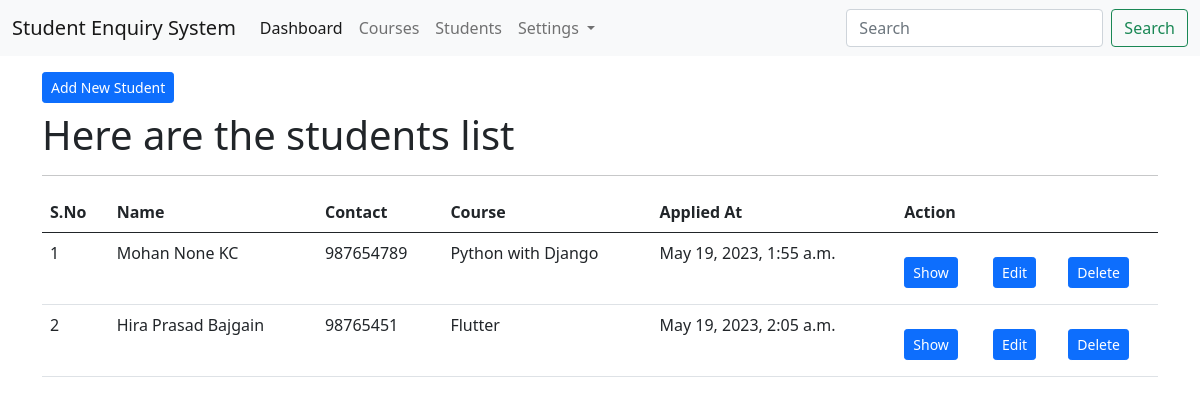
/students/list/, run on an earlier commit of the app's database.
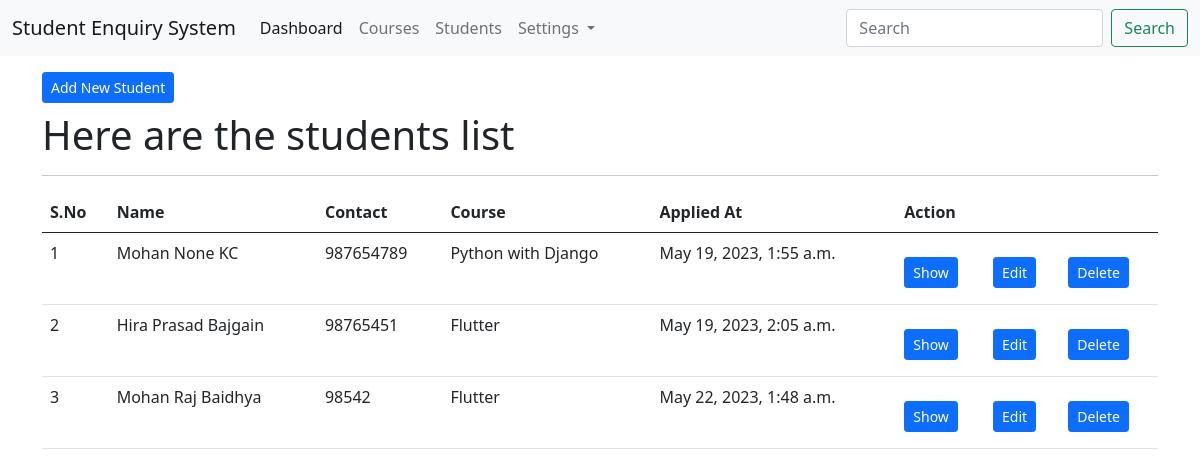
And on a later commit of the database.
### app_students/models.py (models this page shows, shortened)
class StudentModel(models.Model):
    first_name = models.CharField(max_length=200)
    middle_name = models.CharField(max_length=200, null=True, blank=True)
    last_name = models.CharField(max_length=200)
    email = models.EmailField(unique=True)
    contact = models.CharField(max_length=20)
    address =  models.CharField(max_length=200)
    current_degree = models.CharField(max_length=200)
    profile_img = models.FileField(upload_to='students/profiles/', null=True, blank=True)
    course = models.ForeignKey(CourseModel, on_delete=models.CASCADE)
    created_at = models.DateTimeField(auto_now_add=True)
    class Meta:
        db_table = 'tbl_students'

### app_courses/models.py (models this page shows, shortened)
class CourseModel(models.Model):
    course_name = models.CharField(max_length=200)
    course_code = models.CharField(max_length=100)
    class Meta:
        db_table = "tbl_courses"

### app_students/views.py (the view)
# urls.py: path('list/', views.student_index, name='student-index'),
def student_index(request):
    students = StudentModel.objects.all()
    context = {
        "students" : students,
        "title": "SES | Student List",
        "body_title": "Here are the students list"
        }
    return render(request, "students/index.html", context)

### templates/students/index.html (shortened to what this page needs)
{% extends 'layouts/master.html' %}
{% block content %}
<div class="container">
    <a href="{% url 'student-create' %}" class="btn btn-primary btn-sm mt-3 mb-2">Add New Student</a>
    <h1>{{ body_title }}</h1>
    <hr>
    <table class="table table-hover">
        <thead>
            <tr>
                <th>S.No</th>
                <th>Name</th>
                <th>Contact</th>
                <th>Course</th>
                <th>Applied At</th>
                <th colspan="3">Action</th>
            </tr>
        </thead>
        <tbody>
            {% for val in students %}
            <tr>
                <td>{{ forloop.counter }}</td>
                <td>{{ val.first_name }} {{ val.middle_name }} {{ val.last_name }}</td>
                <td>{{ val.contact }}</td>
                <td>{{ val.course.course_name }}</td>
                <td>{{ val.created_at }}</td>
                <td><a href="{% url 'student-show' val.id %}"
                    class="btn btn-primary btn-sm mt-3 mb-2">Show</a>
                </td>
                <td><a href="{% url 'student-edit' val.id %}"
                    class="btn btn-primary btn-sm mt-3 mb-2">Edit</a>
                </td>
                <td><a href="{% url 'student-show' val.id %}"
                    class="btn btn-primary btn-sm mt-3 mb-2">Delete</a>
                </td>
            </tr>
            {% endfor %}
        </tbody>
    </table>
</div>
{% endblock %}

What changed in the data, as far as the page shows it:
added StudentModel: first_name "Mohan", middle_name "Raj", last_name "Baidhya", contact "98542", course.course_name "Flutter", created_at "May 22, 2023, 1:48 a.m."
